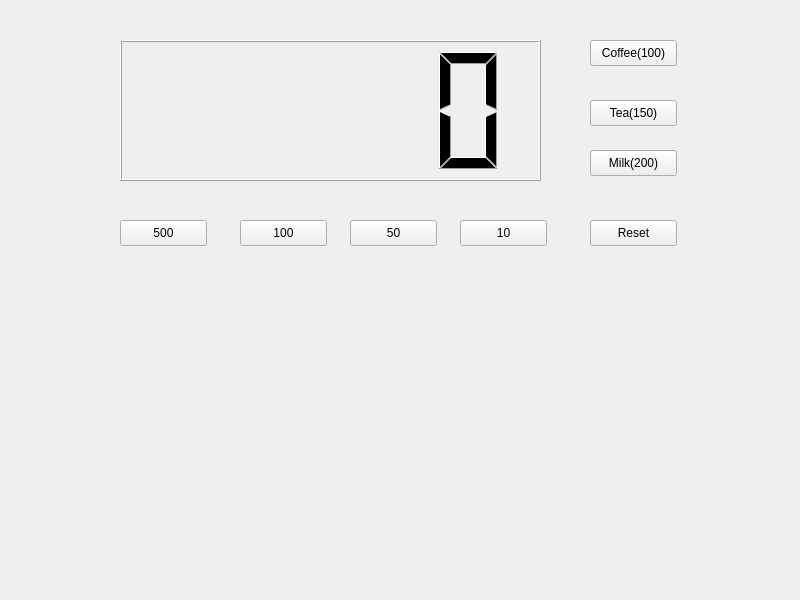
<?xml version="1.0" encoding="UTF-8"?>
<ui version="4.0">
 <class>Widget</class>
 <widget class="QWidget" name="Widget">
  <property name="geometry">
   <rect>
    <x>0</x>
    <y>0</y>
    <width>800</width>
    <height>600</height>
   </rect>
  </property>
  <property name="windowTitle">
   <string>Widget</string>
  </property>
  <widget class="QLCDNumber" name="lcdNumber">
   <property name="geometry">
    <rect>
     <x>120</x>
     <y>40</y>
     <width>421</width>
     <height>141</height>
    </rect>
   </property>
  </widget>
  <widget class="QPushButton" name="pb10">
   <property name="geometry">
    <rect>
     <x>460</x>
     <y>220</y>
     <width>87</width>
     <height>26</height>
    </rect>
   </property>
   <property name="text">
    <string>10</string>
   </property>
  </widget>
  <widget class="QPushButton" name="pb50">
   <property name="geometry">
    <rect>
     <x>350</x>
     <y>220</y>
     <width>87</width>
     <height>26</height>
    </rect>
   </property>
   <property name="text">
    <string>50</string>
   </property>
  </widget>
  <widget class="QPushButton" name="pb100">
   <property name="geometry">
    <rect>
     <x>240</x>
     <y>220</y>
     <width>87</width>
     <height>26</height>
    </rect>
   </property>
   <property name="text">
    <string>100</string>
   </property>
  </widget>
  <widget class="QPushButton" name="pb500">
   <property name="geometry">
    <rect>
     <x>120</x>
     <y>220</y>
     <width>87</width>
     <height>26</height>
    </rect>
   </property>
   <property name="text">
    <string>500</string>
   </property>
  </widget>
  <widget class="QPushButton" name="pbCoffee">
   <property name="geometry">
    <rect>
     <x>590</x>
     <y>40</y>
     <width>87</width>
     <height>26</height>
    </rect>
   </property>
   <property name="text">
    <string>Coffee(100)</string>
   </property>
  </widget>
  <widget class="QPushButton" name="pbTea">
   <property name="geometry">
    <rect>
     <x>590</x>
     <y>100</y>
     <width>87</width>
     <height>26</height>
    </rect>
   </property>
   <property name="text">
    <string>Tea(150)</string>
   </property>
  </widget>
  <widget class="QPushButton" name="pbMilk">
   <property name="geometry">
    <rect>
     <x>590</x>
     <y>150</y>
     <width>87</width>
     <height>26</height>
    </rect>
   </property>
   <property name="text">
    <string>Milk(200)</string>
   </property>
  </widget>
  <widget class="QPushButton" name="pbReset">
   <property name="geometry">
    <rect>
     <x>590</x>
     <y>220</y>
     <width>87</width>
     <height>26</height>
    </rect>
   </property>
   <property name="text">
    <string>Reset</string>
   </property>
  </widget>
 </widget>
 <resources/>
 <connections/>
</ui>
